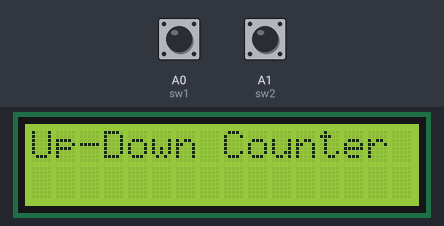
Recording of a sketch running on a simulated Arduino Uno, built with avr-gcc and run on an emulated ATmega328P. Shown: 16×2 character LCD. The inputs (shaded band) are chosen by the test bench; at power-on: A0 (sw1) HIGH, A1 (sw2) HIGH.

Above: at 1.2 s.
1.3 s: A0 (sw1) pulled LOW for 3.2 s
At 4.8 s:
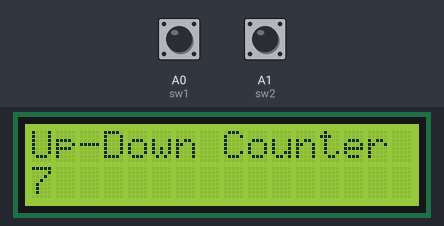
6.0 s: A0 (sw1) pulled LOW for 0.15 s
At 7.1 s:
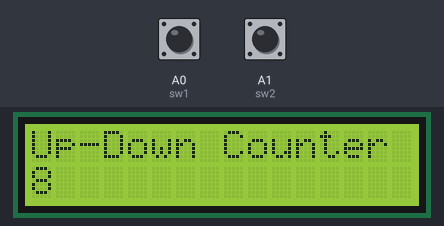
Timing chart, 0 to 9.0 s (numbered marks = the images above; inputs shaded):
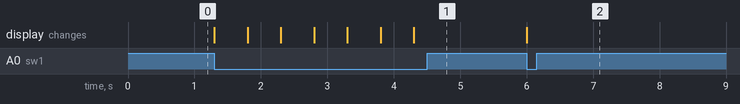

Measured:
- after the input at 1.3 s, the display: first changes at once (image 1 shows a later state)
- after the input at 6.0 s, the display: changes at once (image 2)

The sketch:

upDownCounter_LCD.ino
```cpp
#include <LiquidCrystal.h>
int sw1 = A0;
int sw2 = A1;
const int rs = 2, en = 3, d4 = 4, d5 = 5, d6 = 6, d7 = 7;
LiquidCrystal lcd(rs, en, d4, d5, d6, d7);
void setup()
{
  lcd.begin(16, 2);
  lcd.setCursor(0,0);
  lcd.print("Up-Down Counter");
  pinMode(sw1,INPUT_PULLUP);
  pinMode(sw2,INPUT_PULLUP);
}
int count = 0;
void loop()
{
  if(digitalRead(sw1) == LOW)
  {
      count++;                // increment count
      lcd.setCursor(0,1);   // set cursor position
      lcd.print(count);   // print count value
      lcd.print("  ");  // print 2 additional Spaces
      delay(500);     // debounce delay
  }
  if(digitalRead(sw2) == LOW)
  {
      count--;                // decrement count
      lcd.setCursor(0,1);   // set cursor position
      lcd.print(count);   // print count value
      lcd.print("  ");  // print 2 additional Spaces
      delay(500);     // debounce delay
  }
}
```
